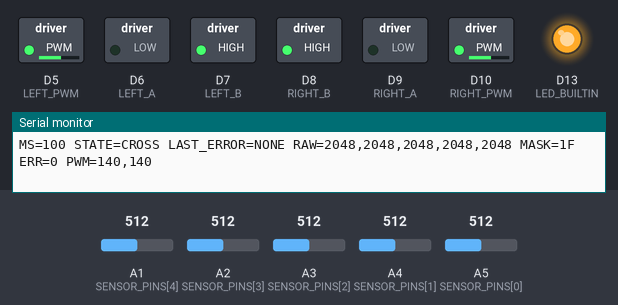
The sketch below on a simulated Arduino Zero (SAMD21). Shown: switched loads named in the sketch (green lamp = pin HIGH), output pins drawn as LEDs (lit = HIGH), the last lines printed to the serial monitor. Dashed ring = blinking. The inputs (shaded band) are chosen by the test bench; at power-on: A2 (SENSOR_PINS[3]) = 512, A1 (SENSOR_PINS[4]) = 512, A3 (SENSOR_PINS[2]) = 512, A4 (SENSOR_PINS[1]) = 512, A5 (SENSOR_PINS[0]) = 512 (analog values on the 0–1023 scale).

Above: at 0.13 s.
At 1.2 s:
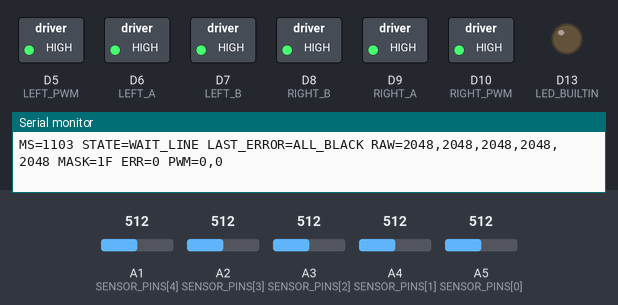
1.3 s: A2 (SENSOR_PINS[3]) set to 527
At 2.07 s:
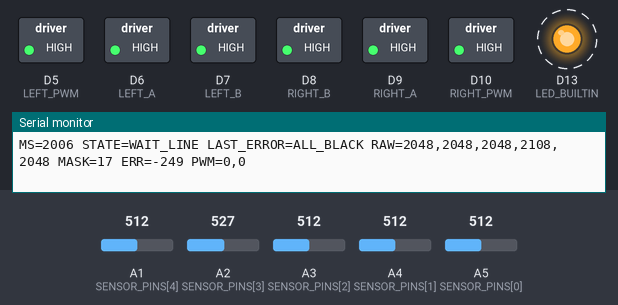
Timing chart, 0 to 10.3 s (numbered marks = the images above; inputs shaded):
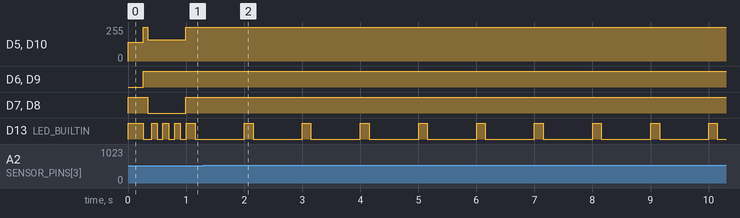

Measured:
- the behaviour switches between 513 and 514 on A2 (SENSOR_PINS[3]) (found by bisection; images 1 and 2)
- by itself, D13 (LED_BUILTIN): alternates HIGH for 0.15 s and LOW for 0.85 s

The sketch:

robotline_hyperdash3.ino
```cpp
#include <Arduino.h>
#include <math.h>
#include <stdio.h>
#include <ctype.h>
#include "Settings.h"

using namespace settings;

// Same wiring as robotcurclerun_raw. Forward = first pin LOW, second HIGH.
const int LEFT_PWM = 5, LEFT_A = 6, LEFT_B = 7;
const int RIGHT_PWM = 10, RIGHT_A = 9, RIGHT_B = 8;
const int SENSOR_PINS[5] = {A5, A4, A3, A2, A1};

static_assert(BASE_SPEED > 0 && BASE_SPEED <= MAX_SPEED && MAX_SPEED <= 255,
              "Use motor speeds in 1..MAX_SPEED, with MAX_SPEED <= 255");
static_assert(TURN_SPEED > 0 && TURN_SPEED <= MAX_SPEED &&
              SEARCH_SPEED > 0 && SEARCH_SPEED <= MAX_SPEED &&
              REVERSE_SPEED > 0 && REVERSE_SPEED <= MAX_SPEED &&
              CROSS_SPEED > 0 && CROSS_SPEED <= MAX_SPEED,
              "Turn/search/reverse/cross speeds must be in 1..MAX_SPEED");
static_assert(RIGHT_TRIM > 0 && RIGHT_TRIM <= 2 && STEERING_KP >= 0,
              "Check RIGHT_TRIM and STEERING_KP");
static_assert(SAMPLE_MS > 0 && SAMPLE_MS < CONTROL_GAP_MS,
              "SAMPLE_MS must be positive and smaller than CONTROL_GAP_MS");

int raw[5] = {}, lineMask = 0, lineGroups = 0;
float lineError = 0; // -2 = far left, 0 = center, +2 = far right.
int leftPwm = 256, rightPwm = 256; // Force initial motor output update.
int lastDirection = 0;           // -1 left, +1 right, 0 unknown.
bool stopped = false, turning = false, crossing = false;
enum class Recovery { None, BrakeBefore, Reverse, BrakeAfter, WaitLine };
Recovery recovery = Recovery::None;
const char* state = "READY";
const char* lastError = "NONE";
uint32_t lastSample = 0, lastLine = 0, turnSince = 0, blackSince = 0;
uint32_t brakeSince = 0, reverseSince = 0;

int limitPwm(int value) {
  if (value > MAX_SPEED) return MAX_SPEED;
  if (value < -MAX_SPEED) return -MAX_SPEED;
  return value;
}

void setWheel(int enable, int a, int b, int value, int previous) {
  if (value == previous) return;
  bool sameDirection = (value > 0 && previous > 0) || (value < 0 && previous < 0);
  if (!sameDirection) {
    analogWrite(enable, 0); // Disable the bridge before changing direction.
    digitalWrite(a, value > 0 ? LOW : HIGH);
    digitalWrite(b, value < 0 ? LOW : HIGH);
  }
  // Zero command = both direction pins HIGH, full enable: dynamic braking.
  analogWrite(enable, value == 0 ? 255 : (value < 0 ? -value : value));
}

bool motorPowerAllowed() {
  // Explicit run override; keep the actual supply/driver ratings in Settings.h.
  if (ALLOW_UNVERIFIED_MOTOR_POWER) return true;
  // Check declared ratings only. This cannot measure voltage/current or
  // establish that a replacement driver tolerates starting/braking current.
  return MOTOR_SUPPLY_MV >= 2400 && MOTOR_SUPPLY_MV <= 3000 &&
         DRIVER_DC_LIMIT_MA >= 3000;
}

void drive(int left, int right) {
  if (!motorPowerAllowed()) {
    // Do not enable either bridge, even for dynamic braking, on this setup.
    analogWrite(LEFT_PWM, 0); analogWrite(RIGHT_PWM, 0);
    digitalWrite(LEFT_A, LOW); digitalWrite(LEFT_B, LOW);
    digitalWrite(RIGHT_A, LOW); digitalWrite(RIGHT_B, LOW);
    leftPwm = rightPwm = 0;
    return;
  }
  left = limitPwm(left);
  right = limitPwm(int(right * RIGHT_TRIM));
  setWheel(LEFT_PWM, LEFT_A, LEFT_B, left, leftPwm);
  setWheel(RIGHT_PWM, RIGHT_A, RIGHT_B, right, rightPwm);
  leftPwm = left;
  rightPwm = right;
}

void stopRobot(const char* reason) {
  if (!stopped) state = reason;
  stopped = true; // Only physical RESET starts another run.
  drive(0, 0);
}

void serviceSerial() {
  static int matched = 0;
  const char* command = "STOP";
  // Accept STOP without a newline, across loop calls, and in either case.
  for (int i = 0; i < 16 && Serial.available(); ++i) {
    int ch = toupper(Serial.read());
    matched = ch == command[matched] ? matched + 1 : (ch == 'S' ? 1 : 0);
    if (matched == 4) { stopRobot("SERIAL_STOP"); matched = 0; }
  }
}

int readSensor(int pin) {
  analogRead(pin); // Discard first reading after switching ADC channels.
  int a = analogRead(pin), b = analogRead(pin), c = analogRead(pin);
  if (a > b) { int t = a; a = b; b = t; }
  if (b > c) { int t = b; b = c; c = t; }
  return a > b ? a : b; // Median of three rejects a single noisy reading.
}

void readLine() {
  lineMask = lineGroups = 0;
  float weight = 0, weightedPosition = 0;
  bool previousBlack = false;
  for (int i = 0; i < 5; ++i) {
    raw[i] = readSensor(SENSOR_PINS[i]);
    int span = BLACK_RAW[i] - FLOOR_RAW[i];
    float darkness = span == 0 ? 0 : 1000.0f * (raw[i] - FLOOR_RAW[i]) / span;
    if (darkness < 0) darkness = 0;
    if (darkness > 1000) darkness = 1000;
    bool black = darkness >= LINE_THRESHOLD;
    if (black) {
      lineMask |= 1 << i;
      if (!previousBlack) ++lineGroups;
      weight += darkness;
      weightedPosition += (i - 2) * darkness;
    }
    previousBlack = black;
  }
  lineError = weight > 0 ? weightedPosition / weight : 0;
}

void pivot(int direction, int speed) {
  drive(direction * speed, -direction * speed);
}

void startRecovery(uint32_t now, const char* reason) {
  lastError = reason;
  recovery = Recovery::BrakeBefore;
  brakeSince = now;
  turning = crossing = false;
  state = "ERROR_BRAKE";
  drive(0, 0);
}

// Returns true while recovery owns the motors; STOP is checked by followLine().
bool recoverLine(uint32_t now) {
  if (recovery == Recovery::None) return false;
  if (recovery == Recovery::BrakeBefore) {
    if (now - brakeSince < BRAKE_MS) return true;
    recovery = Recovery::Reverse;
    reverseSince = now;
    state = "REVERSE";
    drive(-REVERSE_SPEED, -REVERSE_SPEED);
    return true;
  }

  // Resume only on a normal tracking pattern, not the same failed outer turn,
  // separated lines, or an all-black strip. No encoder or delay() is needed.
  bool found = lineGroups == 1 && lineMask != 31 && fabsf(lineError) < 1.5f &&
               lineMask != 7 && lineMask != 15 && lineMask != 28 && lineMask != 30;
  if (recovery == Recovery::WaitLine && !found) return true;
  if ((recovery == Recovery::Reverse || recovery == Recovery::WaitLine) && found) {
    recovery = Recovery::BrakeAfter;
    brakeSince = now;
    state = "LINE_BRAKE";
    drive(0, 0);
  }
  if (recovery == Recovery::BrakeAfter) {
    if (now - brakeSince < BRAKE_MS) return true;
    if (found) { recovery = Recovery::None; return false; }
    recovery = Recovery::Reverse; // Brief sighting vanished: keep the old deadline.
  }
  if (now - reverseSince >= REVERSE_MS) {
    // End this reverse attempt, but keep reading sensors so RESET is not needed.
    recovery = Recovery::WaitLine;
    state = "WAIT_LINE";
    drive(0, 0);
  } else if (recovery == Recovery::Reverse) {
    state = "REVERSE";
    drive(-REVERSE_SPEED, -REVERSE_SPEED);
  }
  return true;
}

// Main behavior: change these small branches to change how the robot follows.
void followLine(uint32_t now) {
  if (stopped) return;
  if (recoverLine(now)) return;

  if (lineMask == 31) {
    if (!crossing) { crossing = true; blackSince = now; }
    turning = false;
    if (now - blackSince >= ALL_BLACK_MS) startRecovery(now, "ALL_BLACK");
    else { state = "CROSS"; drive(CROSS_SPEED, CROSS_SPEED); }
    return;
  }
  crossing = false;

  // Separate black groups may be neighboring lines. Do not average across them.
  if (lineGroups > 1) { startRecovery(now, "AMBIGUOUS_LINE"); return; }
  if (lineMask == 0) {
    if (lastDirection == 0 || now - lastLine >= SEARCH_MS ||
        (turning && now - turnSince >= TURN_TIMEOUT_MS)) {
      startRecovery(now, "LINE_LOST");
    } else {
      state = "SEARCH";
      pivot(lastDirection, SEARCH_SPEED);
    }
    return;
  }
  lastLine = now;
  if (fabsf(lineError) > 0.1f) lastDirection = lineError < 0 ? -1 : 1;

  int turn = 0;
  if (lineMask == 7 || lineMask == 15 || lineError <= -1.5f) turn = -1;
  if (lineMask == 28 || lineMask == 30 || lineError >= 1.5f) turn = 1;
  if (turn != 0) {
    if (!turning) { turning = true; turnSince = now; }
    lastDirection = turn;
    if (now - turnSince >= TURN_TIMEOUT_MS) startRecovery(now, "TURN_TIMEOUT");
    else { state = "TURN"; pivot(turn, TURN_SPEED); }
    return;
  }
  turning = false;

  state = "FOLLOW";
  int correction = int(STEERING_KP * lineError);
  // Left line: negative correction slows the left wheel, speeds up the right.
  int left = BASE_SPEED + correction, right = BASE_SPEED - correction;
  drive(left < 0 ? 0 : left, right < 0 ? 0 : right);
}

void reportStatus(uint32_t now) {
  static char report[160];
  static size_t length = 0, sent = 0;
  static uint32_t lastReport = 0;
  if (!Serial) { length = sent = 0; return; }
  if (sent == length && now - lastReport >= REPORT_MS) {
    lastReport = now;
    int n = snprintf(report, sizeof(report),
      "MS=%lu STATE=%s LAST_ERROR=%s RAW=%d,%d,%d,%d,%d MASK=%02X ERR=%d PWM=%d,%d\n",
      (unsigned long)now, state, lastError, raw[0], raw[1], raw[2], raw[3], raw[4],
      unsigned(lineMask), int(lineError * 1000), leftPwm, rightPwm);
    length = n > 0 ? (size_t(n) < sizeof(report) ? size_t(n) : sizeof(report) - 1) : 0;
    sent = 0;
  }
  int room = Serial.availableForWrite();
  size_t count = length - sent;
  if (room > 0 && count > 0) {
    if (count > size_t(room)) count = size_t(room);
    sent += Serial.write((const uint8_t*)report + sent, count);
  }
}

void updateStatusLED(uint32_t now) {
  bool on = true;
  if (stopped)
    on = now % 1500 < 100 || (now % 1500 >= 250 && now % 1500 < 350);
  else if (recovery == Recovery::WaitLine) on = now % 1000 < 150;
  else if (recovery == Recovery::Reverse) on = (now / 100) % 2 == 0;
  else if (recovery != Recovery::None) on = false; // Braking before direction change.
  digitalWrite(LED_BUILTIN, on ? HIGH : LOW);
}

void setup() {
  analogWriteResolution(8);
  pinMode(LEFT_PWM, OUTPUT); pinMode(RIGHT_PWM, OUTPUT);
  analogWrite(LEFT_PWM, 0); analogWrite(RIGHT_PWM, 0);
  pinMode(LEFT_A, OUTPUT); pinMode(LEFT_B, OUTPUT);
  pinMode(RIGHT_A, OUTPUT); pinMode(RIGHT_B, OUTPUT);
  drive(0, 0);
  pinMode(LED_BUILTIN, OUTPUT);
  Serial.begin(115200);
  analogReadResolution(12);
  for (int i = 0; i < 5; ++i) {
    pinMode(SENSOR_PINS[i], INPUT);
    if (FLOOR_RAW[i] < 0 || FLOOR_RAW[i] > 4095 ||
        BLACK_RAW[i] < 0 || BLACK_RAW[i] > 4095 || FLOOR_RAW[i] == BLACK_RAW[i])
      stopRobot("INVALID_SENSOR_CONFIG");
  }
  if (LINE_THRESHOLD < 1 || LINE_THRESHOLD > 1000) stopRobot("INVALID_THRESHOLD");
  if (!motorPowerAllowed()) stopRobot("MOTOR_POWER_CONFIG");
  lastSample = lastLine = millis();
}

void loop() {
  serviceSerial(); // STOP works even between sensor samples.
  uint32_t now = millis();
  if (now - lastSample >= SAMPLE_MS) {
    readLine();
    now = millis();
    if ((leftPwm != 0 || rightPwm != 0) && now - lastSample > CONTROL_GAP_MS)
      stopRobot("CONTROL_OVERRUN");
    lastSample = now;
    followLine(now);
    updateStatusLED(now);
  }
  reportStatus(millis());
}
```

Settings.h
```cpp
#pragma once

// HYPER-DASH 3: Tamiya specifies 2.4..3.0 V, 1.6..3.0 A at recommended load.
// These describe the actual hardware; changing numbers does NOT change its power.
// Run override requested for L298N + 6.8 V. This does not make the hardware suitable.
namespace settings {
const bool ALLOW_UNVERIFIED_MOTOR_POWER = true; // false = restore power-rating lock.
const int MOTOR_SUPPLY_MV = 6800; // Actual motor power supply, not Arduino logic supply.
const int DRIVER_DC_LIMIT_MA = 2000; // L298 IC DC absolute maximum per channel.

// Higher-duty trial after PWM 100 did not start the user's motor.
// These new values have not been validated on the physical motor/driver.
// No current/voltage feedback or RPM regulation is implemented.
// Sensor order: left -> right, A5 A4 A3 A2 A1.
const int FLOOR_RAW[5] = {3000, 3000, 3000, 3000, 3000};
const int BLACK_RAW[5] = {900, 900, 900, 900, 900};
const int LINE_THRESHOLD = 450; // Normalized darkness: floor=0, black=1000.

// PWM is 0..255 in this sketch (the old sketch used 0..65535).
const int BASE_SPEED = 160;     // ความเร็วทางตรง เพิ่มจาก 100 ที่มอเตอร์ยังไม่เริ่มหมุน
constexpr float STEERING_KP = 80; // แรงแก้โค้ง; ลดทีละ 5 ถ้าส่าย
const int TURN_SPEED = 180;     // กำลังหมุนเข้ามุม
const int SEARCH_SPEED = 160;   // หมุนหาเส้น
const int REVERSE_SPEED = 160;  // ถอยหาเส้นเมื่อ error
const int CROSS_SPEED = 140;    // ผ่านดำครบห้าจุดช่วงสั้น
const int MAX_SPEED = 180;      // เพดานขณะขับ ไม่ใช่ตัวจำกัดแรงดัน/กระแส; เบรกยังใช้ enable 255
constexpr float RIGHT_TRIM = 1.0f; // มอเตอร์คู่ใหม่: เริ่มเท่ากัน แล้วจูนสมดุลใหม่

const unsigned long SEARCH_MS = 600;        // Lost longer than this -> reverse recovery.
const unsigned long TURN_TIMEOUT_MS = 1800; // Stuck in a sharp turn -> reverse recovery.
const unsigned long REVERSE_MS = 650;      // ถอยครบเวลาแล้วรอเส้น เจอเส้นกลับวิ่งเอง
const unsigned long BRAKE_MS = 80;         // เบรกก่อนถอยและก่อนกลับเดินหน้า
const unsigned long ALL_BLACK_MS = 250;    // ดำครบห้าจุดนานเกินนี้ -> ถอยหาเส้น
const unsigned long SAMPLE_MS = 5;         // Control interval; no delay().
const unsigned long REPORT_MS = 100;       // Serial sensor report interval.
const unsigned long CONTROL_GAP_MS = 150;  // Late control update -> STOP.
}
```
